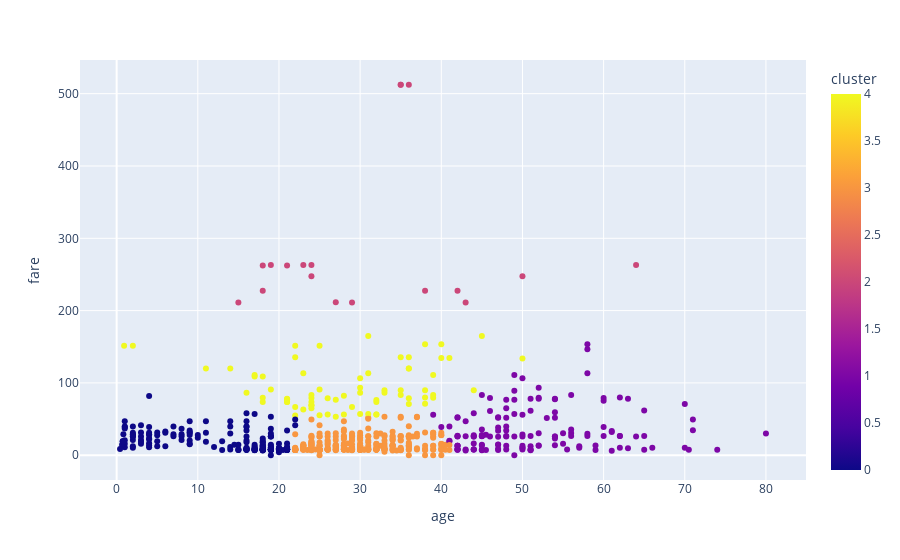

Notebook code cell kept with this figure:
### Code cell
import plotly.express as px
fig = px.scatter(df, x = 'age', y='fare', color = df['cluster'])
fig.show()

### Figure 1 — Plotly figure (JSON) as saved in the notebook; plotly's stock layout.template omitted (floating-point values rounded to 4 significant figures; data arrays with more than 128 entries replaced by an {"elided": "..."} marker saying what was removed)
{"data": [{"hovertemplate": "age=%{x}<br>fare=%{y}<br>cluster=%{marker.color}<extra></extra>", "legendgroup": "", "marker": {"color": {"elided": "891 int values"}, "coloraxis": "coloraxis", "symbol": "circle"}, "mode": "markers", "name": "", "orientation": "v", "showlegend": false, "type": "scatter", "x": {"elided": "891 float values"}, "xaxis": "x", "y": {"elided": "891 float values"}, "yaxis": "y"}], "layout": {"coloraxis": {"colorbar": {"title": {"text": "cluster"}}, "colorscale": [[0, "#0d0887"], [0.1111, "#46039f"], [0.2222, "#7201a8"], [0.3333, "#9c179e"], [0.4444, "#bd3786"], [0.5556, "#d8576b"], [0.6667, "#ed7953"], [0.7778, "#fb9f3a"], [0.8889, "#fdca26"], [1, "#f0f921"]]}, "legend": {"tracegroupgap": 0}, "margin": {"t": 60}, "xaxis": {"anchor": "y", "domain": [0, 1], "title": {"text": "age"}}, "yaxis": {"anchor": "x", "domain": [0, 1], "title": {"text": "fare"}}}}
